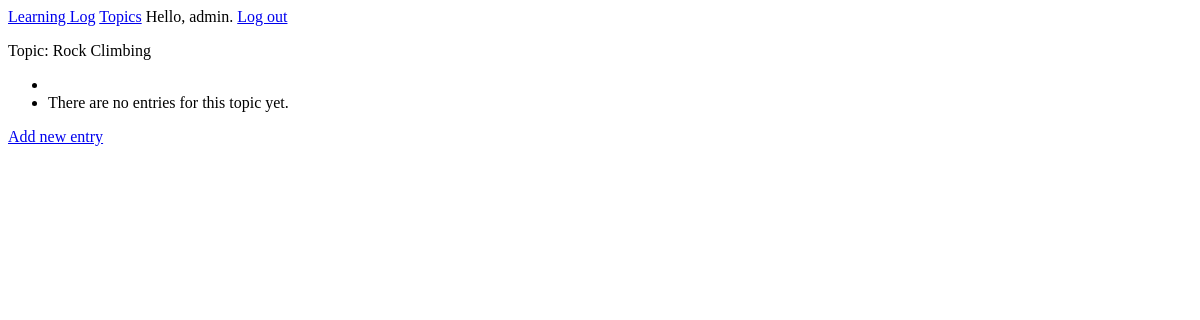
The app's page /topics/2/ (signed in), older data.
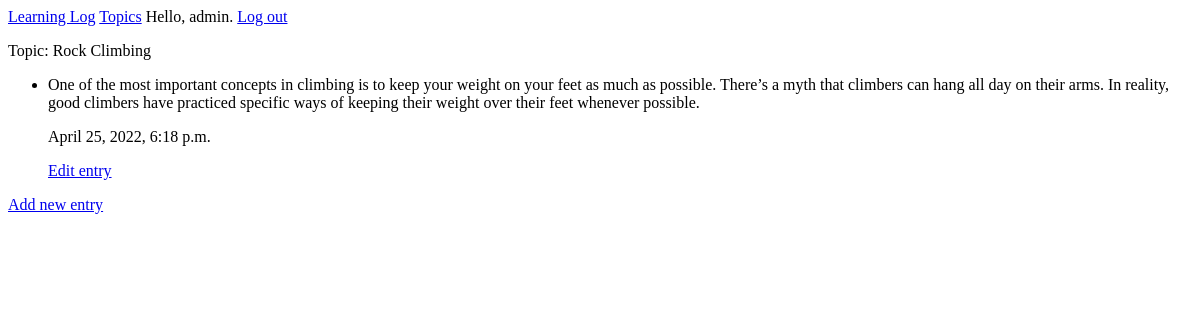
The same page, newer data.
### MainApp/models.py (models this page shows, shortened)
class Entry(models.Model):
    topic = models.ForeignKey(Topic, on_delete=models.CASCADE) # allows us to link these two # entry is a foreign key to topic
    text = models.TextField()
    date_added = models.DateTimeField(auto_now_add=True)
    class Meta:
        verbose_name_plural = 'entries'

### MainApp/views.py (the view)
# urls.py: path('topics/<int:topic_id>/', views.topic, name='topic'),
@login_required
def topic(request, topic_id):
    topic = Topic.objects.get(id=topic_id) # Topic is a model
    if topic.owner != request.user:
        raise Http404
    entries = topic.entry_set.all()
    context = {'topic': topic, 'entries': entries}
    return render(request, 'MainApp/topic.html', context)

### MainApp/models.py (called while the page is built)
    def __str__(self): #returns back whatever you want it to return, instead of gibberish
        return self.text

### MainApp/templates/mainapp/topic.html
{% extends "MainApp/base.html"%}
{% block content %}
<p>Topic: {{ topic }}</p>
<ul>
    <li>
        {% for e in entries %}
        <p>{{ e.text }}</p>
        <p>{{ e.date_added }}</p>
        <p><a href="{% url 'MainApp:edit_entry' e.id %}">Edit entry</a></p>
    </li>
    {% empty %}
    <li>There are no entries for this topic yet.</li>
    {% endfor %}
</ul>
<p><a href="{% url 'MainApp:new_entry' topic.id %}">Add new entry</a></p>
{% endblock content %}

Row changes from the older to the newer data that the page shows:
added Entry: text "One of the most important concepts in climbing is to keep your weight on your feet as much as possible. There’s a myth that climbers can hang all day on their arms. In reality, good climbers have practiced specific ways of keeping their weight over their feet whenever possible.", date_added "April 25, 2022, 6:18 p.m."
Text that changed along with them:
text no longer shown: "There are no entries for this topic yet."
